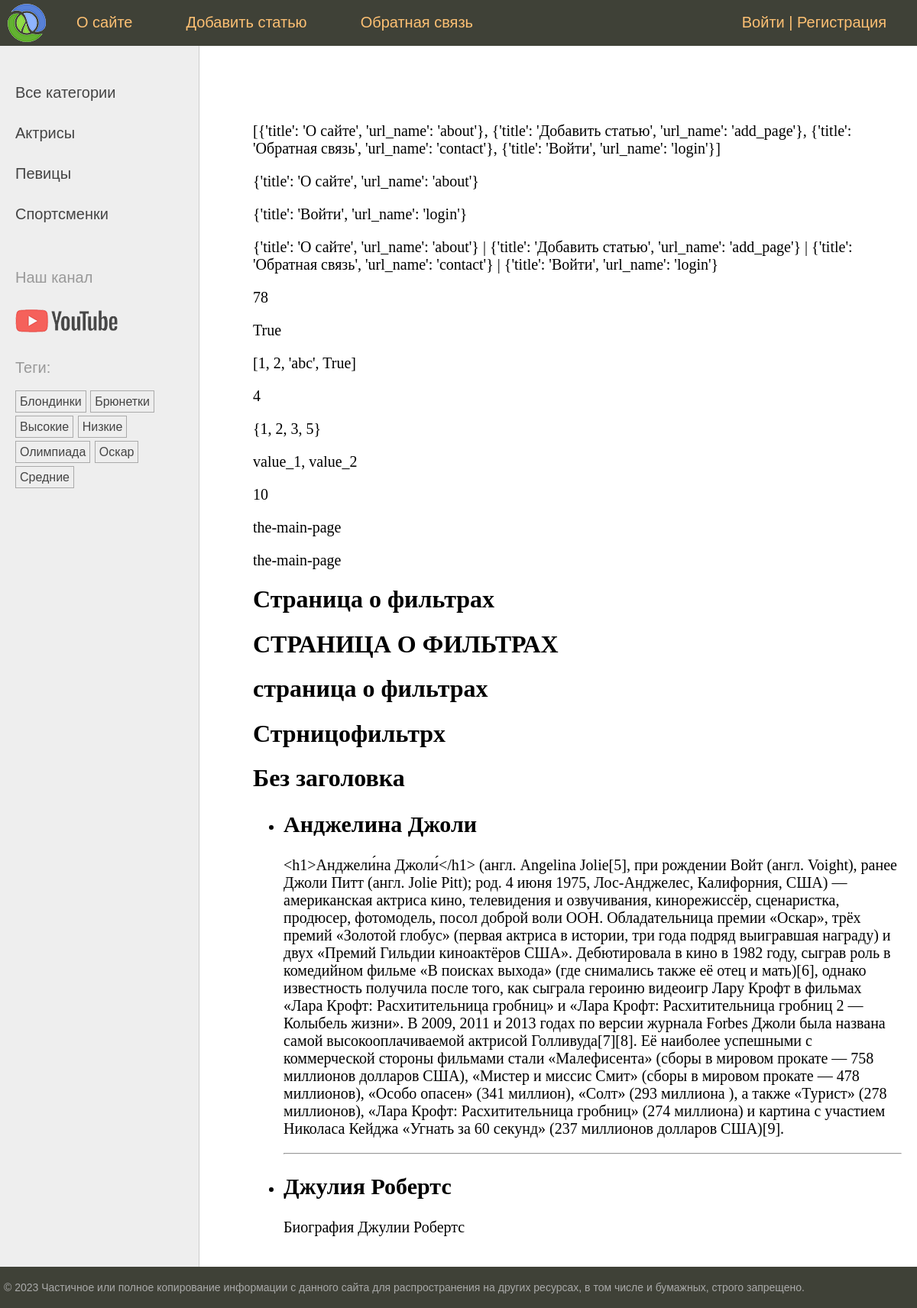
Screenshot of /main_filters/ with the database file from the repository.
### women/models.py (models this page shows, shortened)
class Category(models.Model):
    name = models.CharField(max_length=100, db_index=True, verbose_name='Категория')
    slug = models.SlugField(max_length=255, unique=True, db_index=True, verbose_name='Slug')
    class Meta:
        verbose_name = 'Категория'
        verbose_name_plural = 'Категории'
    def get_absolute_url(self):
        return reverse('category', kwargs={'cat_slug': self.slug})

class TagPost(models.Model):
    tag = models.CharField(max_length=100, db_index=True)
    slug = models.SlugField(max_length=255, unique=True, db_index=True)
    def get_absolute_url(self):
        return reverse('tag', kwargs={'tag_slug': self.slug})

class Women(models.Model):
    class Status(models.IntegerChoices):
        DRAFT = 0, 'Черновик'
        PUBLISHED = 1, 'Опубликовано'
    title = models.CharField(max_length=255, verbose_name='Заголовок', validators=[])
    slug = models.SlugField(max_length=255, unique=True, db_index=True, verbose_name='Slug',
                            validators=[
        MinLengthValidator(5, message='Минимум 5 символов'),
        MaxLengthValidator(100, message='Максимум 100 символов'),
                                        ]
                            )
    photo = models.ImageField(upload_to='photos/%Y-%m-%d', default=None, null=True, blank=True, verbose_name='Фото')
    content = models.TextField(blank=True, verbose_name='Текст статьи')
    time_create = models.DateTimeField(auto_now_add=True, verbose_name='Время создания')
    time_update = models.DateTimeField(auto_now=True, verbose_name='Время обновления')
    is_published = models.BooleanField(choices=tuple(map(lambda x: (bool(x[0]), x[1]), Status.choices)),
                                       default=Status.DRAFT, verbose_name='Статус')
    cat = models.ForeignKey('Category', on_delete=models.PROTECT, related_name='posts', verbose_name='Категория')
    tags = models.ManyToManyField('TagPost', blank=True, related_name='tags', verbose_name='Тег')
    husband = models.OneToOneField('Husband', on_delete=models.SET_NULL, null=True, blank=True,
                                   related_name='woman', verbose_name='Муж')
    author = models.ForeignKey(get_user_model(), on_delete=models.SET_NULL, related_name='posts', null=True, default=None)
    objects = models.Manager()
    published = PublishedManager()
    class Meta:
        verbose_name = 'Известные женщины'
        verbose_name_plural = 'Известные женщины'
        ordering = ['-time_create']
        indexes = [
            models.Index(fields=['-time_create']),
        ]

### women/views.py (the view)
# urls.py: path('main_filters/', main_filters, name='main_filters'),
def main_filters(request):
    menu = [
        {'title': 'О сайте', 'url_name': 'about'},
        {'title': 'Добавить статью', 'url_name': 'add_page'},
        {'title': 'Обратная связь', 'url_name': 'contact'},
        {'title': 'Войти', 'url_name': 'login'},
    ]
    data = {
        'title': 'Страница о фильтрах',
        'menu': menu,
        'float': 28.56,
        'lst': [1, 2, 'abc', True],
        'set': {1, 2, 3, 2, 5},
        'dict': {'key_1': 'value_1', 'key_2': 'value_2'},
        'obj': MyClass(10, 20),
        'some_title': '',
        'url': slugify('The Main Page'),
        'posts': data_db,
    }  # Словарь нужен, чтобы отработали переменные в шаблоне. Переменная в шаблоне - это ключ в словаре внутри функции
    return render(request, 'women/main_filters.html', context=data)

### users/context_processors.py (called while the page is built)
def get_women_context(request: HttpRequest) -> dict[str, list[dict[str, str]]]:
    return {'mainmenu': menu}

### women/templatetags/women_tags.py (called while the page is built)
@register.inclusion_tag('women/list_categories.html')
def show_categories(cat_selected: int = 0) -> dict[str, Category | int]:
    cats = Category.objects.annotate(total=Count('posts')).filter(total__gt=0)
    return {'cats': cats, 'cat_selected': cat_selected}

@register.inclusion_tag('women/list_tags.html')
def show_all_tags() -> dict[str, TagPost]:
    return {'tags': TagPost.objects.annotate(total=Count('tags')).filter(total__gt=0)}

### women/templates/women/main_filters.html
{% extends 'base.html' %}
{% block content %}
    <p>{{ menu }}</p>
    <p>{{ menu|first }}</p>
    <p>{{ menu|last }}</p>
    <p>{{ menu|join:' | ' }}</p>
    <p>{{ float|add:'50' }}</p>
    <p>{{ float|divisibleby:'2' }}</p>
    <p>{{ lst }}</p>
    <p>{{ lst|length }}</p>
    <p>{{ set }}</p>
    <p>{{ dict.key_1 }}, {{ dict.key_2 }}</p>
    <p>{{ obj.a }}</p>
    <p>{{ 'The Main Page'|slugify }}</p>
    <p>{{ url }}</p>
    <h1>{{ title|capfirst }}</h1>
    <h1>{{ title|upper }}</h1>
    <h1>{{ title|lower }}</h1>
    <h1>{{ title|cut:' '|cut:'а' }}</h1>
    <h1>{{ some_title|default:'Без заголовка' }}</h1>
    <ul>
        {% for post in posts %}
            {% if post.is_published %}
                <li>
                    <h2>{{ post.title }}</h2>
                    <p>{{ post.content }}</p>
                </li>
                {% if not forloop.last %}
                    <hr>
                {% endif %}
            {% endif %}
        {% endfor %}
    </ul>
{% endblock %}

### women/templates/women/list_categories.html
{% for cat in cats %}
    {% if cat.id == cat_selected %}
        <li class="selected">{{ cat.name }}</li>
    {% else %}
        <li><a href="{{ cat.get_absolute_url }}">{{ cat.name }}</a></li>
    {% endif %}
{% endfor %}

### women/templates/women/list_tags.html
{% if tags %}
    <p>Теги: </p>
    <ul class="tags-list">
        {% for t in tags %}
            <li><a href="{{ t.get_absolute_url }}">{{ t.tag }}</a></li>
        {% endfor %}
    </ul>
{% endif %}

### women/static/women/css/styles.css (style rules this page uses)
html, body { font-family: 'Arial'; margin: 0; padding: 0; height: 100%; width: 100%; color: #444; }
a { color: #0059b2; text-decoration: none; }
.left-chapters ul { width: 230px; margin: 0; padding: 20px 10px 10px 20px; list-style: none; font-size: 20px; }
.left-chapters ul li { margin: 30px 0 0 0; color: #999; }
.left-chapters ul li a { color: #444; text-decoration: none; }
ul.tags-list { width: 100%; margin: 0; padding: 0; list-style: none; }
ul.tags-list li { margin: 0; padding: 0 0 10px; display: inline-block; }
ul.tags-list li a { padding: 5px; font-size: 16px; border: 1px solid #aaa; }
.content-text h1 { font-size: 32px; }

### rows the page displays
Category: name "Актрисы"
Category: name "Певицы"
Category: name "Спортсменки"
TagPost: tag "Блондинки"
TagPost: tag "Брюнетки"
TagPost: tag "Высокие"
TagPost: tag "Низкие"
TagPost: tag "Олимпиада"
TagPost: tag "Оскар"
TagPost: tag "Средние"
Women: title "Анджелина Джоли", content "<h1>Анджели́на Джоли́</h1> (англ. Angelina Jolie[5], при рождении Войт (англ. Voight), ранее Джоли Питт (англ. Jolie Pitt); род. 4 июня 1975, Лос-Анджелес, Калифорния, США) — американская актриса кино, телевидения и озвучивания, кинорежиссёр, сценаристка, продюсер, фотомодель, посол доброй воли ООН. Обладательница премии «Оскар», трёх премий «Золотой глобус» (первая актриса в истории, три года подряд выигравшая награду) и двух «Премий Гильдии киноактёров США». Дебютировала в кино в 1982 году, сыграв роль в комедийном фильме «В поисках выхода» (где снимались также её отец и мать)[6], однако известность получила после того, как сыграла героиню видеоигр Лару Крофт в фильмах «Лара Крофт:…"
Women: title "Джулия Робертс", content "Биография Джулии Робертс"

### other values shown
{{ m.title }} "О сайте" "Добавить статью" "Обратная связь"
{{ menu }} "[{'title': 'О сайте', 'url_name': 'about'}, {'title': 'Добавить статью', 'url_name': 'add_page'}, {'title': 'Обратная связь', 'url_name': 'contact'}, {'title': 'Войти', 'url_name': 'login'}]"
{{ menu|first }} "{'title': 'О сайте', 'url_name': 'about'}"
{{ menu|last }} "{'title': 'Войти', 'url_name': 'login'}"
{{ menu|join:' | ' }} "{'title': 'О сайте', 'url_name': 'about'} | {'title': 'Добавить статью', 'url_name': 'add_page'} | {'title': 'Обратная связь', 'url_name': 'contact'} | {'title': 'Войти', 'url_name': 'login'}"
{{ float|add:'50' }} "78"
{{ float|divisibleby:'2' }} "True"
{{ lst }} "[1, 2, 'abc', True]"
{{ lst|length }} "4"
{{ set }} "{1, 2, 3, 5}"
{{ dict.key_1 }} "value_1"
{{ dict.key_2 }} "value_2"
{{ obj.a }} "10"
{{ 'The Main Page'|slugify }} "the-main-page"
{{ url }} "the-main-page"
